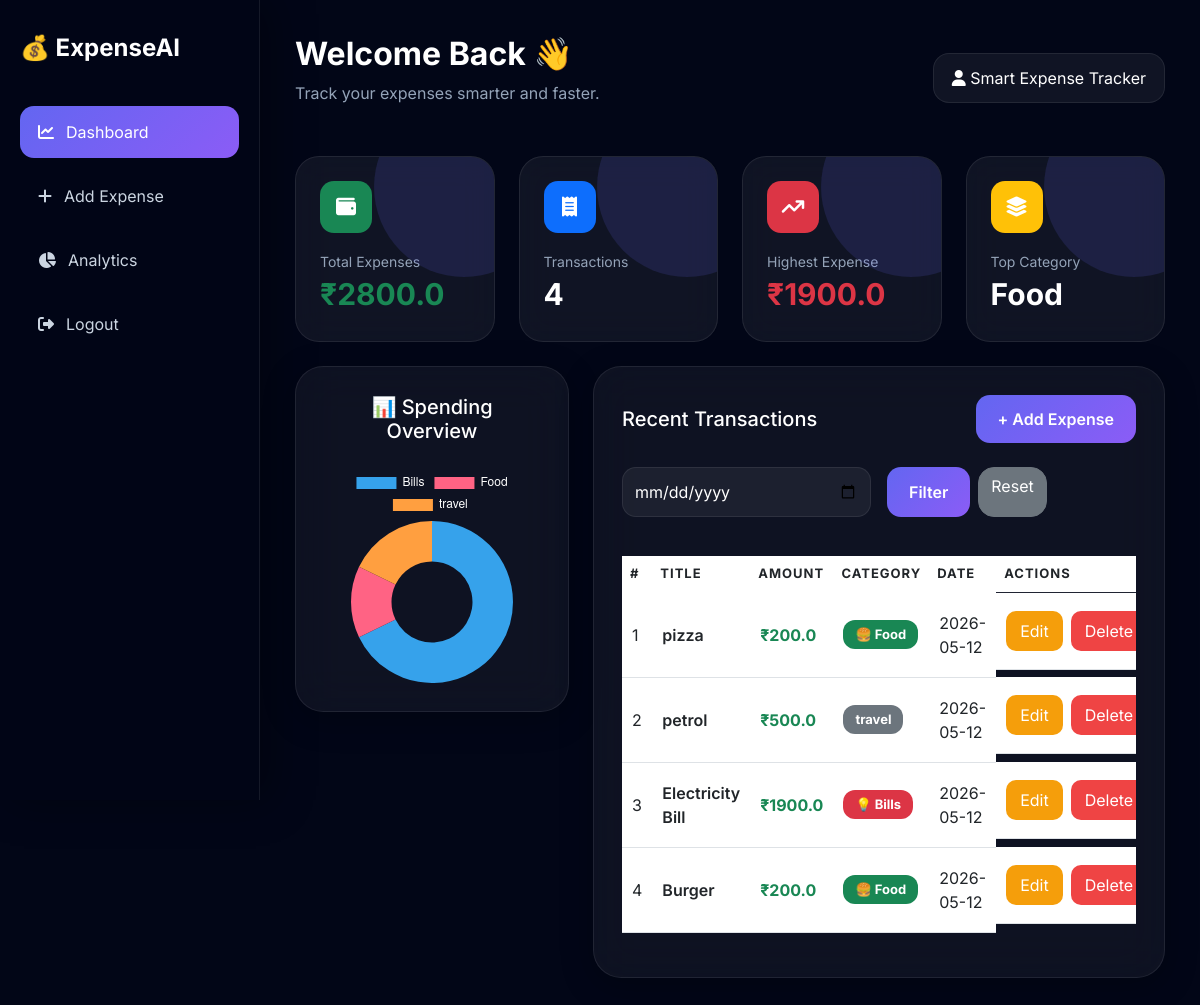
The page /dashboard (signed in) on the database as committed earlier.
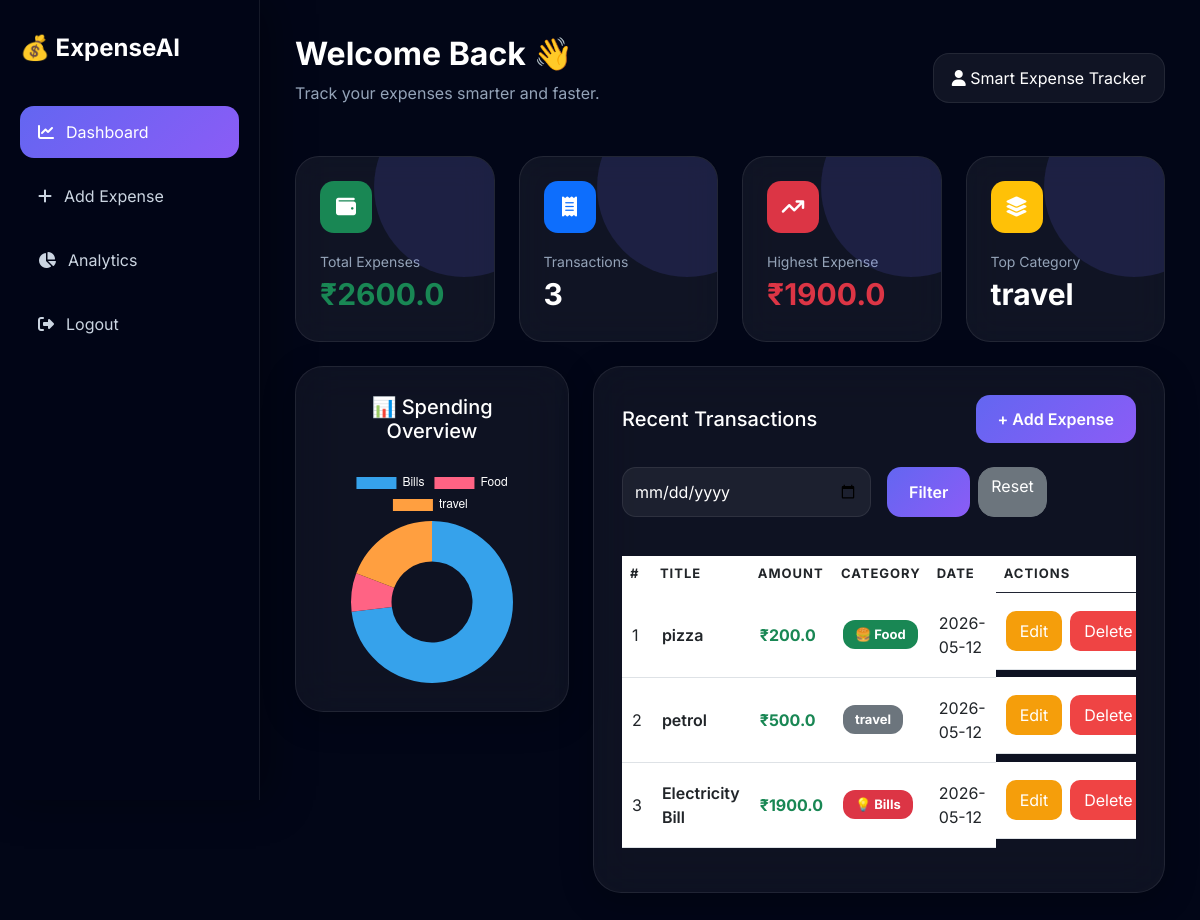
The same page on the database as committed later.
### tables this page shows
CREATE TABLE expenses (
            id INTEGER PRIMARY KEY AUTOINCREMENT,
            user_id INTEGER,
            title TEXT,
            amount REAL,
            category TEXT,
            date TEXT
        );

### app.py (the view)
@app.route('/dashboard')
def index():
    print(session)
    if 'user_id' not in session:
        return redirect('/login')
    user_id = session['user_id']
    conn = sqlite3.connect(DB_PATH)
    c = conn.cursor()
    selected_date = request.args.get('date')
    if selected_date:
        c.execute("""
    SELECT id, title, amount, category, date
    FROM expenses
    WHERE user_id=? AND date=?
""", (user_id, selected_date))
    else:
        c.execute("""
    SELECT id, title, amount, category, date
    FROM expenses
    WHERE user_id=?
""", (user_id,))
    data = c.fetchall()
    c.execute("SELECT SUM(amount) FROM expenses WHERE user_id=?", (user_id,))
    total = c.fetchone()[0] or 0
    c.execute("SELECT COUNT(*) FROM expenses WHERE user_id=?", (user_id,))
    count = c.fetchone()[0]
    c.execute("SELECT MAX(amount) FROM expenses WHERE user_id=?", (user_id,))
    max_expense = c.fetchone()[0] or 0
    c.execute("""
        SELECT category, COUNT(*)
        FROM expenses
        WHERE user_id=?
        GROUP BY category
        ORDER BY COUNT(*) DESC
        LIMIT 1
    """, (user_id,))
    top = c.fetchone()
    top_category = top[0] if top else "N/A"
    if selected_date:
        c.execute("""
        SELECT category, SUM(amount)
        FROM expenses
        WHERE user_id=? AND date=?
        GROUP BY category
    """, (user_id, selected_date))
    else:
        c.execute("""
        SELECT category, SUM(amount)
        FROM expenses
        WHERE user_id=?
        GROUP BY category
    """, (user_id,))
    chart_data = c.fetchall()
    conn.close()
    labels = [row[0] for row in chart_data]
    values = [row[1] for row in chart_data]
    response = make_response(render_template("index.html",
                           expenses=data,
                           total=total,
                           count=count,
                           max_expense=max_expense,
                           top_category=top_category,
                           labels=labels,
                           values=values))
    response.headers["Cache-Control"] = "no-cache, no-store, must-revalidate"
    response.headers["Pragma"] = "no-cache"
    response.headers["Expires"] = "0"
    return response

### app.py (called while the page is built)
@app.after_request
def add_header(response):
    response.headers["Cache-Control"] = "no-cache, no-store, must-revalidate"
    response.headers["Pragma"] = "no-cache"
    response.headers["Expires"] = "0"
    return response

### templates/index.html (shortened to what this page needs)
<!DOCTYPE html>
<html lang="en">
<head>
    <link href="https://cdn.jsdelivr.net/npm/bootstrap@5.3.0/dist/css/bootstrap.min.css" rel="stylesheet">
    <link rel="stylesheet" href="https://cdnjs.cloudflare.com/ajax/libs/font-awesome/6.4.0/css/all.min.css">
    <link rel="stylesheet" href="https://cdnjs.cloudflare.com/ajax/libs/animate.css/4.1.1/animate.min.css"/>
</head>
<body>
<div class="layout">
    <div class="sidebar">
        <div class="logo">
            💰 ExpenseAI
        </div>
        <a href="/dashboard" class="nav-link-custom active-nav">
            <i class="fa-solid fa-chart-line"></i>
            Dashboard
        </a>
        <a href="/add" class="nav-link-custom">
            <i class="fa-solid fa-plus"></i>
            Add Expense
        </a>
        <a href="/dashboard" class="nav-link-custom">
            <i class="fa-solid fa-chart-pie"></i>
            Analytics
        </a>
        <a href="/logout" class="nav-link-custom">
            <i class="fa-solid fa-right-from-bracket"></i>
            Logout
        </a>
    </div>
    <div class="main-content">
        <div class="top-header animate__animated animate__fadeInDown">
            <div class="welcome">
                <h2>Welcome Back 👋</h2>
                <p>Track your expenses smarter and faster.</p>
            </div>
            <div class="profile-box">
                <i class="fa-solid fa-user"></i>
                Smart Expense Tracker
            </div>
        </div>
        <div class="row g-4 mb-4">
            <div class="col-lg-3 col-md-6">
                <div class="stats-card animate__animated animate__fadeInUp">
                    <div class="stats-icon bg-success">
                        <i class="fa-solid fa-wallet"></i>
                    </div>
                    <div class="card-title-small">Total Expenses</div>
                    <div class="card-value text-success">₹{{ total }}</div>
                </div>
            </div>
            <div class="col-lg-3 col-md-6">
                <div class="stats-card animate__animated animate__fadeInUp">
                    <div class="stats-icon bg-primary">
                        <i class="fa-solid fa-receipt"></i>
                    </div>
                    <div class="card-title-small">Transactions</div>
                    <div class="card-value">{{ count }}</div>
                </div>
            </div>
            <div class="col-lg-3 col-md-6">
                <div class="stats-card animate__animated animate__fadeInUp">
                    <div class="stats-icon bg-danger">
                        <i class="fa-solid fa-arrow-trend-up"></i>
                    </div>
                    <div class="card-title-small">Highest Expense</div>
                    <div class="card-value text-danger">₹{{ max_expense }}</div>
                </div>
            </div>
            <div class="col-lg-3 col-md-6">
                <div class="stats-card animate__animated animate__fadeInUp">
                    <div class="stats-icon bg-warning">
                        <i class="fa-solid fa-layer-group"></i>
                    </div>
                    <div class="card-title-small">Top Category</div>
                    <div class="card-value">{{ top_category }}</div>
                </div>
            </div>
        </div>
        <div class="row g-4">
            <div class="col-lg-4">
                <div class="glass-panel text-center">
                    <h5 class="mb-4">📊 Spending Overview</h5>
                    <canvas id="expenseChart"></canvas>
                </div>
            </div>
            <div class="col-lg-8">
                <div class="glass-panel">
                    <div class="d-flex justify-content-between align-items-center flex-wrap gap-3 mb-4">
                        <h5 class="mb-0">Recent Transactions</h5>
                        <a href="/add" class="btn-primary-custom">
                            + Add Expense
                        </a>
                    </div>
                    <form method="GET" class="row g-3 mb-4">
                        <div class="col-md-6">
                            <input type="date" name="date" class="form-control">
                        </div>
                        <div class="col-md-6 d-flex gap-2">
                            <button class="btn-primary-custom border-0">
                                Filter
                            </button>
                            <a href="/dashboard" class="btn btn-secondary rounded-4">
                                Reset
                            </a>
                        </div>
                    </form>
                    <div class="table-responsive">
                        <table class="table align-middle">
                            <thead>
                                <tr>
                                    <th>#</th>
                                    <th>Title</th>
                                    <th>Amount</th>
                                    <th>Category</th>
                                    <th>Date</th>
                                    <th>Actions</th>
                                </tr>
                            </thead>
                            <tbody>
                                {% if expenses %}
                                    {% for e in expenses %}
                                    <tr>
                                        <td>{{ loop.index }}</td>
                                        <td class="fw-semibold">{{ e[1] }}</td>
                                        <td class="text-success fw-bold">
                                            ₹{{ e[2] }}
                                        </td>
                                        <td>
                                            {% if e[3] == 'Food' %}
                                                <span class="badge bg-success badge-custom">🍔 Food</span>
                                            {% elif e[3] == 'Travel' %}
                                                <span class="badge bg-warning text-dark badge-custom">✈️ Travel</span>
                                            {% elif e[3] == 'Bills' %}
                                                <span class="badge bg-danger badge-custom">💡 Bills</span>
                                            {% else %}
                                                <span class="badge bg-secondary badge-custom">
                                                    {{ e[3] }}
                                                </span>
                                            {% endif %}
                                        </td>
                                        <td>{{ e[4] }}</td>
                                        <td class="d-flex gap-2">
                                            <a href="/edit/{{ e[0] }}" class="btn-warning-custom text-decoration-none">
                                                Edit
                                            </a>
                                            <a href="/delete/{{ e[0] }}" class="btn-danger-custom text-decoration-none">
                                                Delete
                                            </a>
                                        </td>
                                    </tr>
                                    {% endfor %}
                                {% else %}
                                    <tr>
                                        <td colspan="6" class="text-center text-secondary py-4">
                                            No expenses found 📅
                                        </td>
                                    </tr>
                                {% endif %}
                            </tbody>
                        </table>
                    </div>
                </div>
            </div>
        </div>
    </div>
</div>
<script>
    const ctx = document.getElementById('expenseChart');
    new Chart(ctx, {
        type: 'doughnut',
        data: {
            labels: {{ labels | tojson }},
            datasets: [{
                data: {{ values | tojson }},
                borderWidth: 0
            }]
        },
        options: {
            plugins: {
                legend: {
                    labels: {
                        color: "white"
                    }
                }
            }
        }
    });
</script>
</body>
</html>

### templates/index.html (style rules this page uses)
* { transition: all 0.25s ease; }
* { font-family: 'Inter', sans-serif; }
body { background: radial-gradient(circle at top left, rgba(99,102,241,0.18), transparent 25%), radial-gradient(circle at bottom right, rgba(139,92,246,0.18), transparent 25%), #020617; background: #020617; color: white; overflow-x: hidden; }
.layout { display: flex; min-height: 100vh; }
.sidebar { width: 260px; background: rgba(2, 6, 23, 0.92); backdrop-filter: blur(20px); border-right: 1px solid rgba(255,255,255,0.08); box-shadow: 10px 0 40px rgba(0,0,0,0.35); padding: 30px 20px; position: fixed; height: 100vh; }
.logo { font-size: 24px; font-weight: 700; margin-bottom: 40px; }
.nav-link-custom { display: flex; align-items: center; gap: 12px; padding: 14px 18px; margin-bottom: 12px; border-radius: 14px; color: #cbd5e1; text-decoration: none; transition: 0.3s ease; }
.active-nav { background: linear-gradient(135deg, #6366f1, #8b5cf6); color: white; }
.main-content { margin-left: 260px; width: calc(100% - 260px); padding: 35px; }
.top-header { display: flex; justify-content: space-between; align-items: center; margin-bottom: 35px; }
.welcome h2 { font-weight: 700; }
.welcome p { color: #94a3b8; margin-top: 5px; }
.profile-box { background: rgba(255,255,255,0.06); border: 1px solid rgba(255,255,255,0.08); padding: 12px 18px; border-radius: 16px; }
.stats-card { background: rgba(255,255,255,0.06); border: 1px solid rgba(255,255,255,0.08); backdrop-filter: blur(16px); border-radius: 24px; padding: 24px; transition: 0.3s ease; height: 100%; position: relative; overflow: hidden; }
.stats-card::before { content: ""; position: absolute; width: 180px; height: 180px; background: rgba(99,102,241,0.15); border-radius: 50%; top: -60px; right: -60px; }
.stats-icon { width: 52px; height: 52px; border-radius: 14px; display: flex; align-items: center; justify-content: center; margin-bottom: 18px; font-size: 20px; }
.card-title-small { color: #94a3b8; font-size: 14px; }
.card-value { font-size: 30px; font-weight: 700; }
.glass-panel { background: rgba(255,255,255,0.05); border: 1px solid rgba(255,255,255,0.08); backdrop-filter: blur(22px); border-radius: 28px; padding: 28px; box-shadow: 0 8px 32px rgba(0,0,0,0.25); }
.table { color: white; margin-top: 15px; }
.table thead { color: #cbd5e1; border-bottom: 1px solid rgba(255,255,255,0.08); text-transform: uppercase; letter-spacing: 1px; font-size: 13px; }
.table tbody tr { transition: 0.3s ease; }
.table td { padding: 18px 10px; vertical-align: middle; }
.btn-primary-custom { background: linear-gradient(135deg, #6366f1, #8b5cf6); border: none; color: white; padding: 12px 22px; border-radius: 14px; font-weight: 600; transition: 0.3s ease; text-decoration: none; }
.btn-danger-custom { background: #ef4444; border: none; color: white; border-radius: 10px; padding: 8px 14px; }
.btn-warning-custom { background: #f59e0b; border: none; color: white; border-radius: 10px; padding: 8px 14px; }
.badge-custom { padding: 8px 12px; border-radius: 12px; font-size: 13px; }
.form-control { background: rgba(255,255,255,0.06); border: 1px solid rgba(255,255,255,0.08); color: white; border-radius: 14px; padding: 12px; }

Rows that differ between the two databases and show on the page:
removed expenses: title "Burger", amount "200.0", category "🍔 Food", date "2026-05-12"
shown differently, row unchanged: expenses "petrol": category (not shown) → "travel"
Other text that changed with them:
{{ total }}: "2800.0" → "2600.0"
{{ count }}: "4" → "3"
chart data {{ values | tojson }}: [1900.0, 400.0, 500.0] → [1900.0, 200.0, 500.0]
{{ top_category }}: "Food" → (not shown)
